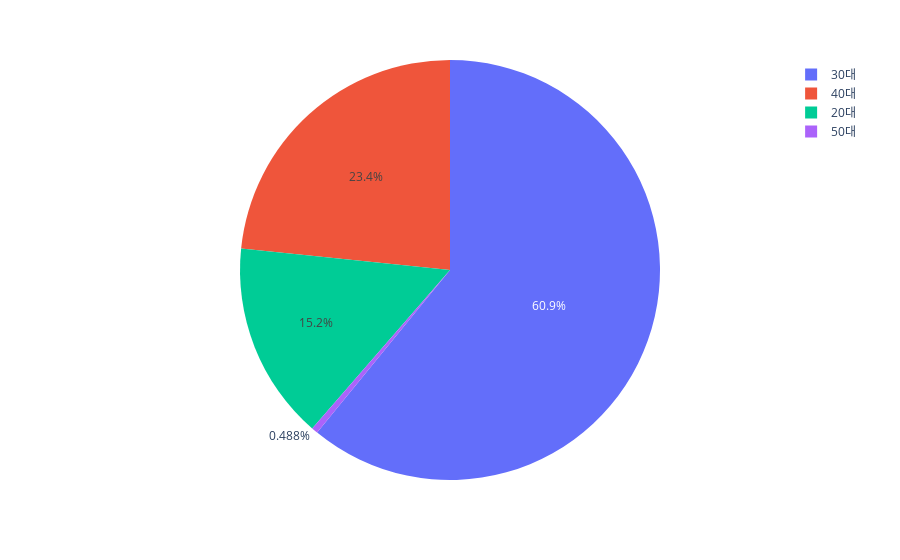

Notebook code cell kept with this figure:
### Code cell
fig = px.pie(df1, values=df1['age_band'].value_counts(), names=df1['age_band'].unique())
fig.show()

### Figure 1 — Plotly figure (JSON) as saved in the notebook; plotly's stock layout.template omitted (floating-point values rounded to 4 significant figures)
{"data": [{"domain": {"x": [0, 1], "y": [0, 1]}, "hovertemplate": "label=%{label}<br>value=%{value}<extra></extra>", "labels": ["30대", "40대", "20대", "50대"], "legendgroup": "", "name": "", "showlegend": true, "type": "pie", "values": [6736, 2584, 1686, 54]}], "layout": {"legend": {"tracegroupgap": 0}, "margin": {"t": 60}}}
